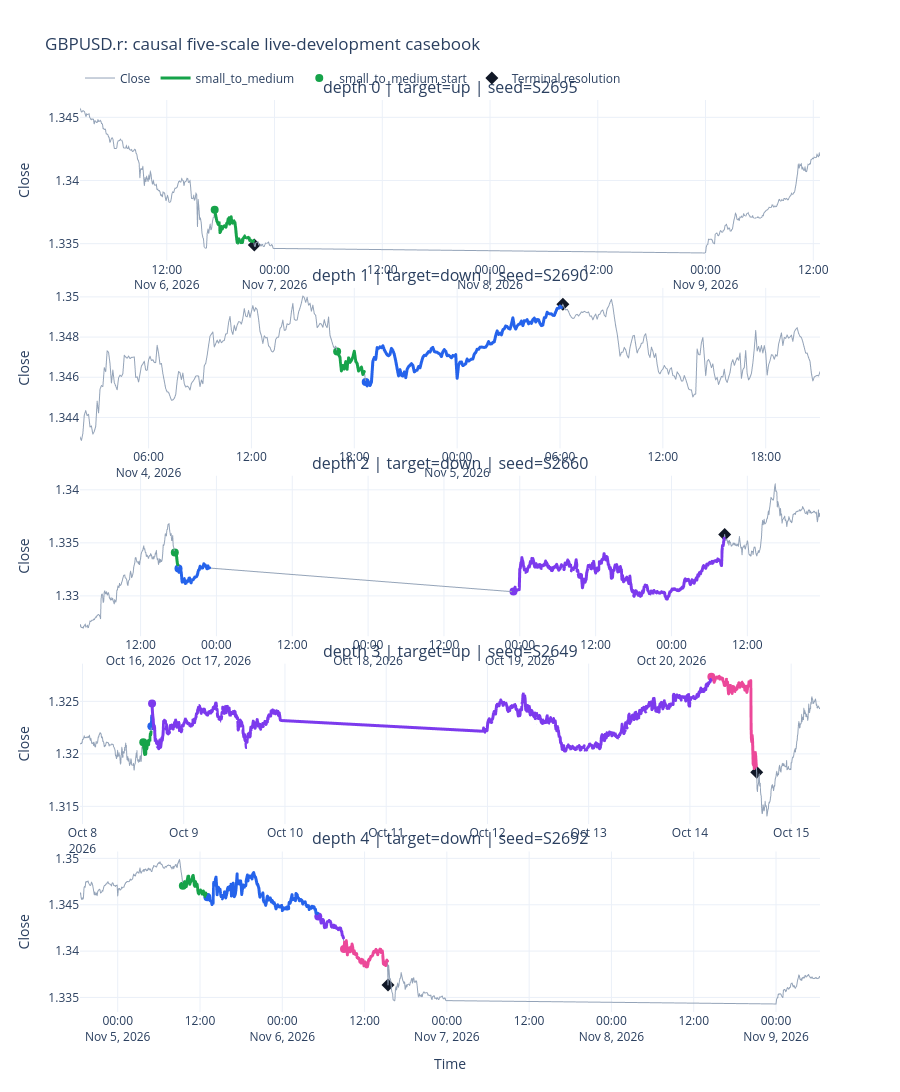

Write notebook code for a chart like this one.
### Code cell
def plot_live_casebook(
    close: pd.Series, panel: pd.DataFrame, examples: pd.DataFrame, stages: pd.DataFrame
) -> go.Figure:
    figure = make_subplots(
        rows=len(examples),
        cols=1,
        vertical_spacing=min(0.04, 0.15 / len(examples)),
        subplot_titles=[
            f"depth {int(example.terminal_depth)} | target={example.target_mode} | seed={example.lineage_id}"
            for example in examples.itertuples(index=False)
        ],
    )

    for row_number, example in enumerate(examples.itertuples(index=False), start=1):
        window_start = max(0, int(example.seed_position) - CASEBOOK_BARS_BEFORE)
        window_end = min(len(close), int(example.terminal_position) + CASEBOOK_BARS_AFTER + 1)
        price_window = close.iloc[window_start:window_end]
        lineage_path = panel.loc[panel["lineage_id"].eq(example.lineage_id)]
        lineage_stages = stages.loc[stages["lineage_id"].eq(example.lineage_id)].sort_values("stage_order")

        figure.add_trace(go.Scattergl(
            x=price_window.index,
            y=price_window.to_numpy(),
            mode="lines",
            name="Close",
            legendgroup="close",
            showlegend=row_number == 1,
            line={"color": "#94a3b8", "width": 1.0},
            hovertemplate="time=%{x}<br>close=%{y:.5f}<extra></extra>",
        ), row=row_number, col=1)

        for stage, stage_path in lineage_path.groupby("stage", sort=False):
            figure.add_trace(go.Scattergl(
                x=stage_path["time"],
                y=stage_path["price"],
                mode="lines",
                name=stage,
                legendgroup=stage,
                showlegend=row_number == 1,
                line={"color": stage_colors[stage], "width": 3.0},
                customdata=stage_path[[
                    "elapsed_bars", "target_progress", "lower_r_live",
                    "direction_boundaries", "outer_agreement_breadth",
                    "sub_lower_dccs", "lineage_age_bars",
                ]].to_numpy(),
                hovertemplate=(
                    f"{stage}<br>time=%{{x}}<br>close=%{{y:.5f}}<br>"
                    "elapsed=%{customdata[0]:.0f}<br>progress=%{customdata[1]:.2%}<br>"
                    "live lower R=%{customdata[2]:.3e}<br>"
                    "boundaries=%{customdata[3]:.0f}<br>"
                    "outer breadth=%{customdata[4]:.0f}<br>"
                    "DCCs below lower clock=%{customdata[5]:.0f}<br>"
                    "lineage age=%{customdata[6]:.0f}<extra></extra>"
                ),
            ), row=row_number, col=1)

        for stage_row in lineage_stages.itertuples(index=False):
            marker_time = stage_row.start_time
            marker_price = close.iloc[int(stage_row.start_position)]
            figure.add_trace(go.Scatter(
                x=[marker_time],
                y=[marker_price],
                mode="markers",
                name=f"{stage_row.stage} start",
                legendgroup=f"{stage_row.stage}_start",
                showlegend=row_number == 1,
                marker={"color": stage_colors[stage_row.stage], "size": 8, "symbol": "circle"},
                hovertemplate=(
                    f"{stage_row.stage} start<br>time=%{{x}}<br>"
                    "price=%{y:.5f}<extra></extra>"
                ),
            ), row=row_number, col=1)

        terminal_price = close.iloc[int(example.terminal_position)]
        figure.add_trace(go.Scatter(
            x=[example.terminal_time],
            y=[terminal_price],
            mode="markers",
            name="Terminal resolution",
            legendgroup="terminal",
            showlegend=row_number == 1,
            marker={"color": "#111827", "size": 10, "symbol": "diamond"},
            hovertemplate="terminal resolution<br>time=%{x}<br>price=%{y:.5f}<extra></extra>",
        ), row=row_number, col=1)
        figure.update_yaxes(title_text="Close", row=row_number, col=1)

    figure.update_layout(
        title=f"{SYMBOL}: causal five-scale live-development casebook",
        template="plotly_white",
        height=max(1000, 330 * len(examples)),
        hovermode="closest",
        legend={"orientation": "h", "y": 1.04, "x": 0.0},
    )
    figure.update_xaxes(title="Time", row=len(examples), col=1)
    return figure


plot_live_casebook(prices, live_panel, casebook_lineages, strict_clean_stages).show()

### Figure 1 — Plotly figure (JSON) as saved in the notebook; plotly's stock layout.template omitted (floating-point values rounded to 4 significant figures; data arrays with more than 128 entries replaced by an {"elided": "..."} marker saying what was removed)
{"data": [{"hovertemplate": "time=%{x}<br>close=%{y:.5f}<extra></extra>", "legendgroup": "close", "line": {"color": "#94a3b8", "width": 1.0}, "mode": "lines", "name": "Close", "showlegend": true, "type": "scattergl", "x": {"elided": "414 str values"}, "xaxis": "x", "y": {"elided": "414 float values"}, "yaxis": "y"}, {"customdata": {"elided": "53x7 float values"}, "hovertemplate": "small_to_medium<br>time=%{x}<br>close=%{y:.5f}<br>elapsed=%{customdata[0]:.0f}<br>progress=%{customdata[1]:.2%}<br>live lower R=%{customdata[2]:.3e}<br>boundaries=%{customdata[3]:.0f}<br>outer breadth=%{customdata[4]:.0f}<br>DCCs below lower clock=%{customdata[5]:.0f}<br>lineage age=%{customdata[6]:.0f}<extra></extra>", "legendgroup": "small_to_medium", "line": {"color": "#16a34a", "width": 3.0}, "mode": "lines", "name": "small_to_medium", "showlegend": true, "type": "scattergl", "x": ["2026-11-06T17:20:00.000000", "2026-11-06T17:25:00.000000", "2026-11-06T17:30:00.000000", "2026-11-06T17:35:00.000000", "2026-11-06T17:40:00.000000", "2026-11-06T17:45:00.000000", "2026-11-06T17:50:00.000000", "2026-11-06T17:55:00.000000", "2026-11-06T18:00:00.000000", "2026-11-06T18:05:00.000000", "2026-11-06T18:10:00.000000", "2026-11-06T18:15:00.000000", "2026-11-06T18:20:00.000000", "2026-11-06T18:25:00.000000", "2026-11-06T18:30:00.000000", "2026-11-06T18:35:00.000000", "2026-11-06T18:40:00.000000", "2026-11-06T18:45:00.000000", "2026-11-06T18:50:00.000000", "2026-11-06T18:55:00.000000", "2026-11-06T19:00:00.000000", "2026-11-06T19:05:00.000000", "2026-11-06T19:10:00.000000", "2026-11-06T19:15:00.000000", "2026-11-06T19:20:00.000000", "2026-11-06T19:25:00.000000", "2026-11-06T19:30:00.000000", "2026-11-06T19:35:00.000000", "2026-11-06T19:40:00.000000", "2026-11-06T19:45:00.000000", "2026-11-06T19:50:00.000000", "2026-11-06T19:55:00.000000", "2026-11-06T20:00:00.000000", "2026-11-06T20:05:00.000000", "2026-11-06T20:10:00.000000", "2026-11-06T20:15:00.000000", "2026-11-06T20:20:00.000000", "2026-11-06T20:25:00.000000", "2026-11-06T20:30:00.000000", "2026-11-06T20:35:00.000000", "2026-11-06T20:40:00.000000", "2026-11-06T20:45:00.000000", "2026-11-06T20:50:00.000000", "2026-11-06T20:55:00.000000", "2026-11-06T21:00:00.000000", "2026-11-06T21:05:00.000000", "2026-11-06T21:10:00.000000", "2026-11-06T21:15:00.000000", "2026-11-06T21:20:00.000000", "2026-11-06T21:25:00.000000", "2026-11-06T21:30:00.000000", "2026-11-06T21:35:00.000000", "2026-11-06T21:40:00.000000"], "xaxis": "x", "y": [1.338, 1.337, 1.337, 1.337, 1.337, 1.337, 1.337, 1.336, 1.336, 1.336, 1.336, 1.336, 1.336, 1.336, 1.336, 1.336, 1.337, 1.337, 1.337, 1.337, 1.337, 1.337, 1.337, 1.337, 1.337, 1.337, 1.337, 1.337, 1.336, 1.336, 1.335, 1.335, 1.335, 1.335, 1.335, 1.335, 1.335, 1.335, 1.335, 1.336, 1.336, 1.335, 1.336, 1.335, 1.336, 1.336, 1.335, 1.335, 1.335, 1.335, 1.335, 1.335, 1.335], "yaxis": "y"}, {"hovertemplate": "small_to_medium start<br>time=%{x}<br>price=%{y:.5f}<extra></extra>", "legendgroup": "small_to_medium_start", "marker": {"color": "#16a34a", "size": 8, "symbol": "circle"}, "mode": "markers", "name": "small_to_medium start", "showlegend": true, "type": "scatter", "x": ["2026-11-06T17:20:00+02:00"], "xaxis": "x", "y": [1.338], "yaxis": "y"}, {"hovertemplate": "terminal resolution<br>time=%{x}<br>price=%{y:.5f}<extra></extra>", "legendgroup": "terminal", "marker": {"color": "#111827", "size": 10, "symbol": "diamond"}, "mode": "markers", "name": "Terminal resolution", "showlegend": true, "type": "scatter", "x": ["2026-11-06T21:45:00+02:00"], "xaxis": "x", "y": [1.335], "yaxis": "y"}, {"hovertemplate": "time=%{x}<br>close=%{y:.5f}<extra></extra>", "legendgroup": "close", "line": {"color": "#94a3b8", "width": 1.0}, "mode": "lines", "name": "Close", "showlegend": false, "type": "scattergl", "x": {"elided": "519 str values"}, "xaxis": "x2", "y": {"elided": "519 float values"}, "yaxis": "y2"}, {"customdata": {"elided": "20x7 float values"}, "hovertemplate": "small_to_medium<br>time=%{x}<br>close=%{y:.5f}<br>elapsed=%{customdata[0]:.0f}<br>progress=%{customdata[1]:.2%}<br>live lower R=%{customdata[2]:.3e}<br>boundaries=%{customdata[3]:.0f}<br>outer breadth=%{customdata[4]:.0f}<br>DCCs below lower clock=%{customdata[5]:.0f}<br>lineage age=%{customdata[6]:.0f}<extra></extra>", "legendgroup": "small_to_medium", "line": {"color": "#16a34a", "width": 3.0}, "mode": "lines", "name": "small_to_medium", "showlegend": false, "type": "scattergl", "x": ["2026-11-04T17:00:00.000000", "2026-11-04T17:05:00.000000", "2026-11-04T17:10:00.000000", "2026-11-04T17:15:00.000000", "2026-11-04T17:20:00.000000", "2026-11-04T17:25:00.000000", "2026-11-04T17:30:00.000000", "2026-11-04T17:35:00.000000", "2026-11-04T17:40:00.000000", "2026-11-04T17:45:00.000000", "2026-11-04T17:50:00.000000", "2026-11-04T17:55:00.000000", "2026-11-04T18:00:00.000000", "2026-11-04T18:05:00.000000", "2026-11-04T18:10:00.000000", "2026-11-04T18:15:00.000000", "2026-11-04T18:20:00.000000", "2026-11-04T18:25:00.000000", "2026-11-04T18:30:00.000000", "2026-11-04T18:35:00.000000"], "xaxis": "x2", "y": [1.347, 1.347, 1.347, 1.346, 1.347, 1.346, 1.347, 1.346, 1.347, 1.347, 1.347, 1.347, 1.347, 1.347, 1.347, 1.346, 1.346, 1.347, 1.346, 1.346], "yaxis": "y2"}, {"customdata": {"elided": "138x7 float values"}, "hovertemplate": "medium_to_large<br>time=%{x}<br>close=%{y:.5f}<br>elapsed=%{customdata[0]:.0f}<br>progress=%{customdata[1]:.2%}<br>live lower R=%{customdata[2]:.3e}<br>boundaries=%{customdata[3]:.0f}<br>outer breadth=%{customdata[4]:.0f}<br>DCCs below lower clock=%{customdata[5]:.0f}<br>lineage age=%{customdata[6]:.0f}<extra></extra>", "legendgroup": "medium_to_large", "line": {"color": "#2563eb", "width": 3.0}, "mode": "lines", "name": "medium_to_large", "showlegend": false, "type": "scattergl", "x": {"elided": "138 str values"}, "xaxis": "x2", "y": {"elided": "138 float values"}, "yaxis": "y2"}, {"hovertemplate": "small_to_medium start<br>time=%{x}<br>price=%{y:.5f}<extra></extra>", "legendgroup": "small_to_medium_start", "marker": {"color": "#16a34a", "size": 8, "symbol": "circle"}, "mode": "markers", "name": "small_to_medium start", "showlegend": false, "type": "scatter", "x": ["2026-11-04T17:00:00+02:00"], "xaxis": "x2", "y": [1.347], "yaxis": "y2"}, {"hovertemplate": "medium_to_large start<br>time=%{x}<br>price=%{y:.5f}<extra></extra>", "legendgroup": "medium_to_large_start", "marker": {"color": "#2563eb", "size": 8, "symbol": "circle"}, "mode": "markers", "name": "medium_to_large start", "showlegend": false, "type": "scatter", "x": ["2026-11-04T18:40:00+02:00"], "xaxis": "x2", "y": [1.346], "yaxis": "y2"}, {"hovertemplate": "terminal resolution<br>time=%{x}<br>price=%{y:.5f}<extra></extra>", "legendgroup": "terminal", "marker": {"color": "#111827", "size": 10, "symbol": "diamond"}, "mode": "markers", "name": "Terminal resolution", "showlegend": false, "type": "scatter", "x": ["2026-11-05T06:10:00+02:00"], "xaxis": "x2", "y": [1.35], "yaxis": "y2"}, {"hovertemplate": "time=%{x}<br>close=%{y:.5f}<extra></extra>", "legendgroup": "close", "line": {"color": "#94a3b8", "width": 1.0}, "mode": "lines", "name": "Close", "showlegend": false, "type": "scattergl", "x": {"elided": "829 str values"}, "xaxis": "x3", "y": {"elided": "829 float values"}, "yaxis": "y3"}, {"customdata": [[0.0, 0.6807, 0.0001857, 1.0, 4.0, 0.0, 0.0], [1.0, 0.6857, 0.0001714, 1.0, 4.0, 0.0, 1.0], [2.0, 0.6957, 0.0001605, 1.0, 4.0, 0.0, 2.0], [3.0, 0.7281, 0.000156, 1.0, 4.0, 0.0, 3.0], [4.0, 0.8378, 0.0001676, 1.0, 4.0, 0.0, 4.0], [5.0, 0.9475, 0.0001777, 1.0, 4.0, 0.0, 5.0], [6.0, 0.9675, 0.0001707, 1.0, 4.0, 0.0, 6.0]], "hovertemplate": "small_to_medium<br>time=%{x}<br>close=%{y:.5f}<br>elapsed=%{customdata[0]:.0f}<br>progress=%{customdata[1]:.2%}<br>live lower R=%{customdata[2]:.3e}<br>boundaries=%{customdata[3]:.0f}<br>outer breadth=%{customdata[4]:.0f}<br>DCCs below lower clock=%{customdata[5]:.0f}<br>lineage age=%{customdata[6]:.0f}<extra></extra>", "legendgroup": "small_to_medium", "line": {"color": "#16a34a", "width": 3.0}, "mode": "lines", "name": "small_to_medium", "showlegend": false, "type": "scattergl", "x": ["2026-10-16T17:25:00.000000", "2026-10-16T17:30:00.000000", "2026-10-16T17:35:00.000000", "2026-10-16T17:40:00.000000", "2026-10-16T17:45:00.000000", "2026-10-16T17:50:00.000000", "2026-10-16T17:55:00.000000"], "xaxis": "x3", "y": [1.334, 1.334, 1.334, 1.334, 1.333, 1.333, 1.333], "yaxis": "y3"}, {"customdata": {"elided": "60x7 float values"}, "hovertemplate": "medium_to_large<br>time=%{x}<br>close=%{y:.5f}<br>elapsed=%{customdata[0]:.0f}<br>progress=%{customdata[1]:.2%}<br>live lower R=%{customdata[2]:.3e}<br>boundaries=%{customdata[3]:.0f}<br>outer breadth=%{customdata[4]:.0f}<br>DCCs below lower clock=%{customdata[5]:.0f}<br>lineage age=%{customdata[6]:.0f}<extra></extra>", "legendgroup": "medium_to_large", "line": {"color": "#2563eb", "width": 3.0}, "mode": "lines", "name": "medium_to_large", "showlegend": false, "type": "scattergl", "x": ["2026-10-16T18:00:00.000000", "2026-10-16T18:05:00.000000", "2026-10-16T18:10:00.000000", "2026-10-16T18:15:00.000000", "2026-10-16T18:20:00.000000", "2026-10-16T18:25:00.000000", "2026-10-16T18:30:00.000000", "2026-10-16T18:35:00.000000", "2026-10-16T18:40:00.000000", "2026-10-16T18:45:00.000000", "2026-10-16T18:50:00.000000", "2026-10-16T18:55:00.000000", "2026-10-16T19:00:00.000000", "2026-10-16T19:05:00.000000", "2026-10-16T19:10:00.000000", "2026-10-16T19:15:00.000000", "2026-10-16T19:20:00.000000", "2026-10-16T19:25:00.000000", "2026-10-16T19:30:00.000000", "2026-10-16T19:35:00.000000", "2026-10-16T19:40:00.000000", "2026-10-16T19:45:00.000000", "2026-10-16T19:50:00.000000", "2026-10-16T19:55:00.000000", "2026-10-16T20:00:00.000000", "2026-10-16T20:05:00.000000", "2026-10-16T20:10:00.000000", "2026-10-16T20:15:00.000000", "2026-10-16T20:20:00.000000", "2026-10-16T20:25:00.000000", "2026-10-16T20:30:00.000000", "2026-10-16T20:35:00.000000", "2026-10-16T20:40:00.000000", "2026-10-16T20:45:00.000000", "2026-10-16T20:50:00.000000", "2026-10-16T20:55:00.000000", "2026-10-16T21:00:00.000000", "2026-10-16T21:05:00.000000", "2026-10-16T21:10:00.000000", "2026-10-16T21:15:00.000000", "2026-10-16T21:20:00.000000", "2026-10-16T21:25:00.000000", "2026-10-16T21:30:00.000000", "2026-10-16T21:35:00.000000", "2026-10-16T21:40:00.000000", "2026-10-16T21:45:00.000000", "2026-10-16T21:50:00.000000", "2026-10-16T21:55:00.000000", "2026-10-16T22:00:00.000000", "2026-10-16T22:05:00.000000", "2026-10-16T22:10:00.000000", "2026-10-16T22:15:00.000000", "2026-10-16T22:20:00.000000", "2026-10-16T22:25:00.000000", "2026-10-16T22:30:00.000000", "2026-10-16T22:35:00.000000", "2026-10-16T22:40:00.000000", "2026-10-16T22:45:00.000000", "2026-10-16T22:50:00.000000", "2026-10-16T22:55:00.000000"], "xaxis": "x3", "y": [1.333, 1.332, 1.332, 1.332, 1.332, 1.332, 1.332, 1.331, 1.331, 1.331, 1.332, 1.332, 1.331, 1.331, 1.331, 1.331, 1.331, 1.331, 1.331, 1.332, 1.332, 1.332, 1.332, 1.331, 1.331, 1.332, 1.332, 1.332, 1.332, 1.332, 1.332, 1.332, 1.332, 1.332, 1.332, 1.332, 1.332, 1.332, 1.332, 1.332, 1.333, 1.333, 1.333, 1.333, 1.333, 1.333, 1.333, 1.333, 1.333, 1.333, 1.333, 1.333, 1.333, 1.333, 1.333, 1.333, 1.333, 1.333, 1.333, 1.333], "yaxis": "y3"}, {"customdata": {"elided": "401x7 float values"}, "hovertemplate": "large_to_macro<br>time=%{x}<br>close=%{y:.5f}<br>elapsed=%{customdata[0]:.0f}<br>progress=%{customdata[1]:.2%}<br>live lower R=%{customdata[2]:.3e}<br>boundaries=%{customdata[3]:.0f}<br>outer breadth=%{customdata[4]:.0f}<br>DCCs below lower clock=%{customdata[5]:.0f}<br>lineage age=%{customdata[6]:.0f}<extra></extra>", "legendgroup": "large_to_macro", "line": {"color": "#7c3aed", "width": 3.0}, "mode": "lines", "name": "large_to_macro", "showlegend": false, "type": "scattergl", "x": {"elided": "401 str values"}, "xaxis": "x3", "y": {"elided": "401 float values"}, "yaxis": "y3"}, {"hovertemplate": "small_to_medium start<br>time=%{x}<br>price=%{y:.5f}<extra></extra>", "legendgroup": "small_to_medium_start", "marker": {"color": "#16a34a", "size": 8, "symbol": "circle"}, "mode": "markers", "name": "small_to_medium start", "showlegend": false, "type": "scatter", "x": ["2026-10-16T17:25:00+02:00"], "xaxis": "x3", "y": [1.334], "yaxis": "y3"}, {"hovertemplate": "medium_to_large start<br>time=%{x}<br>price=%{y:.5f}<extra></extra>", "legendgroup": "medium_to_large_start", "marker": {"color": "#2563eb", "size": 8, "symbol": "circle"}, "mode": "markers", "name": "medium_to_large start", "showlegend": false, "type": "scatter", "x": ["2026-10-16T18:00:00+02:00"], "xaxis": "x3", "y": [1.333], "yaxis": "y3"}, {"hovertemplate": "large_to_macro start<br>time=%{x}<br>price=%{y:.5f}<extra></extra>", "legendgroup": "large_to_macro_start", "marker": {"color": "#7c3aed", "size": 8, "symbol": "circle"}, "mode": "markers", "name": "large_to_macro start", "showlegend": false, "type": "scatter", "x": ["2026-10-18T23:00:00+02:00"], "xaxis": "x3", "y": [1.33], "yaxis": "y3"}, {"hovertemplate": "terminal resolution<br>time=%{x}<br>price=%{y:.5f}<extra></extra>", "legendgroup": "terminal", "marker": {"color": "#111827", "size": 10, "symbol": "diamond"}, "mode": "markers", "name": "Terminal resolution", "showlegend": false, "type": "scatter", "x": ["2026-10-20T08:25:00+02:00"], "xaxis": "x3", "y": [1.336], "yaxis": "y3"}, {"hovertemplate": "time=%{x}<br>close=%{y:.5f}<extra></extra>", "legendgroup": "close", "line": {"color": "#94a3b8", "width": 1.0}, "mode": "lines", "name": "Close", "showlegend": false, "type": "scattergl", "x": {"elided": "1530 str values"}, "xaxis": "x4", "y": {"elided": "1530 float values"}, "yaxis": "y4"}, {"customdata": {"elided": "23x7 float values"}, "hovertemplate": "small_to_medium<br>time=%{x}<br>close=%{y:.5f}<br>elapsed=%{customdata[0]:.0f}<br>progress=%{customdata[1]:.2%}<br>live lower R=%{customdata[2]:.3e}<br>boundaries=%{customdata[3]:.0f}<br>outer breadth=%{customdata[4]:.0f}<br>DCCs below lower clock=%{customdata[5]:.0f}<br>lineage age=%{customdata[6]:.0f}<extra></extra>", "legendgroup": "small_to_medium", "line": {"color": "#16a34a", "width": 3.0}, "mode": "lines", "name": "small_to_medium", "showlegend": false, "type": "scattergl", "x": ["2026-10-08T14:25:00.000000", "2026-10-08T14:30:00.000000", "2026-10-08T14:35:00.000000", "2026-10-08T14:40:00.000000", "2026-10-08T14:45:00.000000", "2026-10-08T14:50:00.000000", "2026-10-08T14:55:00.000000", "2026-10-08T15:00:00.000000", "2026-10-08T15:05:00.000000", "2026-10-08T15:10:00.000000", "2026-10-08T15:15:00.000000", "2026-10-08T15:20:00.000000", "2026-10-08T15:25:00.000000", "2026-10-08T15:30:00.000000", "2026-10-08T15:35:00.000000", "2026-10-08T15:40:00.000000", "2026-10-08T15:45:00.000000", "2026-10-08T15:50:00.000000", "2026-10-08T15:55:00.000000", "2026-10-08T16:00:00.000000", "2026-10-08T16:05:00.000000", "2026-10-08T16:10:00.000000", "2026-10-08T16:15:00.000000"], "xaxis": "x4", "y": [1.321, 1.321, 1.321, 1.32, 1.32, 1.32, 1.32, 1.32, 1.321, 1.321, 1.32, 1.321, 1.321, 1.321, 1.321, 1.321, 1.321, 1.321, 1.321, 1.321, 1.322, 1.322, 1.322], "yaxis": "y4"}, {"customdata": [[0.0, 0.7062, 6.486e-05, 1.0, 3.0, 0.0, 23.0], [1.0, 0.8731, 7.858e-05, 1.0, 3.0, 0.0, 24.0]], "hovertemplate": "medium_to_large<br>time=%{x}<br>close=%{y:.5f}<br>elapsed=%{customdata[0]:.0f}<br>progress=%{customdata[1]:.2%}<br>live lower R=%{customdata[2]:.3e}<br>boundaries=%{customdata[3]:.0f}<br>outer breadth=%{customdata[4]:.0f}<br>DCCs below lower clock=%{customdata[5]:.0f}<br>lineage age=%{customdata[6]:.0f}<extra></extra>", "legendgroup": "medium_to_large", "line": {"color": "#2563eb", "width": 3.0}, "mode": "lines", "name": "medium_to_large", "showlegend": false, "type": "scattergl", "x": ["2026-10-08T16:20:00.000000", "2026-10-08T16:25:00.000000"], "xaxis": "x4", "y": [1.323, 1.324], "yaxis": "y4"}, {"customdata": {"elided": "1015x7 float values"}, "hovertemplate": "large_to_macro<br>time=%{x}<br>close=%{y:.5f}<br>elapsed=%{customdata[0]:.0f}<br>progress=%{customdata[1]:.2%}<br>live lower R=%{customdata[2]:.3e}<br>boundaries=%{customdata[3]:.0f}<br>outer breadth=%{customdata[4]:.0f}<br>DCCs below lower clock=%{customdata[5]:.0f}<br>lineage age=%{customdata[6]:.0f}<extra></extra>", "legendgroup": "large_to_macro", "line": {"color": "#7c3aed", "width": 3.0}, "mode": "lines", "name": "large_to_macro", "showlegend": false, "type": "scattergl", "x": {"elided": "1015 str values"}, "xaxis": "x4", "y": {"elided": "1015 float values"}, "yaxis": "y4"}, {"customdata": {"elided": "129x7 float values"}, "hovertemplate": "macro_to_outer<br>time=%{x}<br>close=%{y:.5f}<br>elapsed=%{customdata[0]:.0f}<br>progress=%{customdata[1]:.2%}<br>live lower R=%{customdata[2]:.3e}<br>boundaries=%{customdata[3]:.0f}<br>outer breadth=%{customdata[4]:.0f}<br>DCCs below lower clock=%{customdata[5]:.0f}<br>lineage age=%{customdata[6]:.0f}<extra></extra>", "legendgroup": "macro_to_outer", "line": {"color": "#ec4899", "width": 3.0}, "mode": "lines", "name": "macro_to_outer", "showlegend": false, "type": "scattergl", "x": {"elided": "129 str values"}, "xaxis": "x4", "y": {"elided": "129 float values"}, "yaxis": "y4"}, {"hovertemplate": "small_to_medium start<br>time=%{x}<br>price=%{y:.5f}<extra></extra>", "legendgroup": "small_to_medium_start", "marker": {"color": "#16a34a", "size": 8, "symbol": "circle"}, "mode": "markers", "name": "small_to_medium start", "showlegend": false, "type": "scatter", "x": ["2026-10-08T14:25:00+02:00"], "xaxis": "x4", "y": [1.321], "yaxis": "y4"}, {"hovertemplate": "medium_to_large start<br>time=%{x}<br>price=%{y:.5f}<extra></extra>", "legendgroup": "medium_to_large_start", "marker": {"color": "#2563eb", "size": 8, "symbol": "circle"}, "mode": "markers", "name": "medium_to_large start", "showlegend": false, "type": "scatter", "x": ["2026-10-08T16:20:00+02:00"], "xaxis": "x4", "y": [1.323], "yaxis": "y4"}, {"hovertemplate": "large_to_macro start<br>time=%{x}<br>price=%{y:.5f}<extra></extra>", "legendgroup": "large_to_macro_start", "marker": {"color": "#7c3aed", "size": 8, "symbol": "circle"}, "mode": "markers", "name": "large_to_macro start", "showlegend": false, "type": "scatter", "x": ["2026-10-08T16:30:00+02:00"], "xaxis": "x4", "y": [1.325], "yaxis": "y4"}, {"hovertemplate": "macro_to_outer start<br>time=%{x}<br>price=%{y:.5f}<extra></extra>", "legendgroup": "macro_to_outer_start", "marker": {"color": "#ec4899", "size": 8, "symbol": "circle"}, "mode": "markers", "name": "macro_to_outer start", "showlegend": false, "type": "scatter", "x": ["2026-10-14T05:05:00+02:00"], "xaxis": "x4", "y": [1.327], "yaxis": "y4"}, {"hovertemplate": "terminal resolution<br>time=%{x}<br>price=%{y:.5f}<extra></extra>", "legendgroup": "terminal", "marker": {"color": "#111827", "size": 10, "symbol": "diamond"}, "mode": "markers", "name": "Terminal resolution", "showlegend": false, "type": "scatter", "x": ["2026-10-14T15:50:00+02:00"], "xaxis": "x4", "y": [1.318], "yaxis": "y4"}, {"hovertemplate": "time=%{x}<br>close=%{y:.5f}<extra></extra>", "legendgroup": "close", "line": {"color": "#94a3b8", "width": 1.0}, "mode": "lines", "name": "Close", "showlegend": false, "type": "scattergl", "x": {"elided": "720 str values"}, "xaxis": "x5", "y": {"elided": "720 float values"}, "yaxis": "y5"}, {"customdata": {"elided": "43x7 float values"}, "hovertemplate": "small_to_medium<br>time=%{x}<br>close=%{y:.5f}<br>elapsed=%{customdata[0]:.0f}<br>progress=%{customdata[1]:.2%}<br>live lower R=%{customdata[2]:.3e}<br>boundaries=%{customdata[3]:.0f}<br>outer breadth=%{customdata[4]:.0f}<br>DCCs below lower clock=%{customdata[5]:.0f}<br>lineage age=%{customdata[6]:.0f}<extra></extra>", "legendgroup": "small_to_medium", "line": {"color": "#16a34a", "width": 3.0}, "mode": "lines", "name": "small_to_medium", "showlegend": false, "type": "scattergl", "x": ["2026-11-05T09:30:00.000000", "2026-11-05T09:35:00.000000", "2026-11-05T09:40:00.000000", "2026-11-05T09:45:00.000000", "2026-11-05T09:50:00.000000", "2026-11-05T09:55:00.000000", "2026-11-05T10:00:00.000000", "2026-11-05T10:05:00.000000", "2026-11-05T10:10:00.000000", "2026-11-05T10:15:00.000000", "2026-11-05T10:20:00.000000", "2026-11-05T10:25:00.000000", "2026-11-05T10:30:00.000000", "2026-11-05T10:35:00.000000", "2026-11-05T10:40:00.000000", "2026-11-05T10:45:00.000000", "2026-11-05T10:50:00.000000", "2026-11-05T10:55:00.000000", "2026-11-05T11:00:00.000000", "2026-11-05T11:05:00.000000", "2026-11-05T11:10:00.000000", "2026-11-05T11:15:00.000000", "2026-11-05T11:20:00.000000", "2026-11-05T11:25:00.000000", "2026-11-05T11:30:00.000000", "2026-11-05T11:35:00.000000", "2026-11-05T11:40:00.000000", "2026-11-05T11:45:00.000000", "2026-11-05T11:50:00.000000", "2026-11-05T11:55:00.000000", "2026-11-05T12:00:00.000000", "2026-11-05T12:05:00.000000", "2026-11-05T12:10:00.000000", "2026-11-05T12:15:00.000000", "2026-11-05T12:20:00.000000", "2026-11-05T12:25:00.000000", "2026-11-05T12:30:00.000000", "2026-11-05T12:35:00.000000", "2026-11-05T12:40:00.000000", "2026-11-05T12:45:00.000000", "2026-11-05T12:50:00.000000", "2026-11-05T12:55:00.000000", "2026-11-05T13:00:00.000000"], "xaxis": "x5", "y": [1.347, 1.347, 1.347, 1.347, 1.347, 1.347, 1.347, 1.347, 1.348, 1.348, 1.348, 1.348, 1.347, 1.347, 1.347, 1.348, 1.348, 1.348, 1.348, 1.348, 1.347, 1.347, 1.347, 1.347, 1.347, 1.347, 1.347, 1.346, 1.346, 1.346, 1.346, 1.347, 1.346, 1.346, 1.346, 1.346, 1.346, 1.346, 1.346, 1.346, 1.346, 1.346, 1.346], "yaxis": "y5"}, {"customdata": {"elided": "194x7 float values"}, "hovertemplate": "medium_to_large<br>time=%{x}<br>close=%{y:.5f}<br>elapsed=%{customdata[0]:.0f}<br>progress=%{customdata[1]:.2%}<br>live lower R=%{customdata[2]:.3e}<br>boundaries=%{customdata[3]:.0f}<br>outer breadth=%{customdata[4]:.0f}<br>DCCs below lower clock=%{customdata[5]:.0f}<br>lineage age=%{customdata[6]:.0f}<extra></extra>", "legendgroup": "medium_to_large", "line": {"color": "#2563eb", "width": 3.0}, "mode": "lines", "name": "medium_to_large", "showlegend": false, "type": "scattergl", "x": {"elided": "194 str values"}, "xaxis": "x5", "y": {"elided": "194 float values"}, "yaxis": "y5"}, {"customdata": {"elided": "45x7 float values"}, "hovertemplate": "large_to_macro<br>time=%{x}<br>close=%{y:.5f}<br>elapsed=%{customdata[0]:.0f}<br>progress=%{customdata[1]:.2%}<br>live lower R=%{customdata[2]:.3e}<br>boundaries=%{customdata[3]:.0f}<br>outer breadth=%{customdata[4]:.0f}<br>DCCs below lower clock=%{customdata[5]:.0f}<br>lineage age=%{customdata[6]:.0f}<extra></extra>", "legendgroup": "large_to_macro", "line": {"color": "#7c3aed", "width": 3.0}, "mode": "lines", "name": "large_to_macro", "showlegend": false, "type": "scattergl", "x": ["2026-11-06T05:15:00.000000", "2026-11-06T05:20:00.000000", "2026-11-06T05:25:00.000000", "2026-11-06T05:30:00.000000", "2026-11-06T05:35:00.000000", "2026-11-06T05:40:00.000000", "2026-11-06T05:45:00.000000", "2026-11-06T05:50:00.000000", "2026-11-06T05:55:00.000000", "2026-11-06T06:00:00.000000", "2026-11-06T06:05:00.000000", "2026-11-06T06:10:00.000000", "2026-11-06T06:15:00.000000", "2026-11-06T06:20:00.000000", "2026-11-06T06:25:00.000000", "2026-11-06T06:30:00.000000", "2026-11-06T06:35:00.000000", "2026-11-06T06:40:00.000000", "2026-11-06T06:45:00.000000", "2026-11-06T06:50:00.000000", "2026-11-06T06:55:00.000000", "2026-11-06T07:00:00.000000", "2026-11-06T07:05:00.000000", "2026-11-06T07:10:00.000000", "2026-11-06T07:15:00.000000", "2026-11-06T07:20:00.000000", "2026-11-06T07:25:00.000000", "2026-11-06T07:30:00.000000", "2026-11-06T07:35:00.000000", "2026-11-06T07:40:00.000000", "2026-11-06T07:45:00.000000", "2026-11-06T07:50:00.000000", "2026-11-06T07:55:00.000000", "2026-11-06T08:00:00.000000", "2026-11-06T08:05:00.000000", "2026-11-06T08:10:00.000000", "2026-11-06T08:15:00.000000", "2026-11-06T08:20:00.000000", "2026-11-06T08:25:00.000000", "2026-11-06T08:30:00.000000", "2026-11-06T08:35:00.000000", "2026-11-06T08:40:00.000000", "2026-11-06T08:45:00.000000", "2026-11-06T08:50:00.000000", "2026-11-06T08:55:00.000000"], "xaxis": "x5", "y": [1.344, 1.344, 1.344, 1.344, 1.343, 1.343, 1.343, 1.343, 1.343, 1.343, 1.343, 1.343, 1.343, 1.343, 1.343, 1.343, 1.343, 1.343, 1.343, 1.343, 1.343, 1.343, 1.343, 1.343, 1.343, 1.343, 1.343, 1.343, 1.343, 1.343, 1.343, 1.343, 1.342, 1.342, 1.342, 1.342, 1.342, 1.342, 1.343, 1.342, 1.342, 1.342, 1.342, 1.342, 1.341], "yaxis": "y5"}, {"customdata": {"elided": "77x7 float values"}, "hovertemplate": "macro_to_outer<br>time=%{x}<br>close=%{y:.5f}<br>elapsed=%{customdata[0]:.0f}<br>progress=%{customdata[1]:.2%}<br>live lower R=%{customdata[2]:.3e}<br>boundaries=%{customdata[3]:.0f}<br>outer breadth=%{customdata[4]:.0f}<br>DCCs below lower clock=%{customdata[5]:.0f}<br>lineage age=%{customdata[6]:.0f}<extra></extra>", "legendgroup": "macro_to_outer", "line": {"color": "#ec4899", "width": 3.0}, "mode": "lines", "name": "macro_to_outer", "showlegend": false, "type": "scattergl", "x": ["2026-11-06T09:00:00.000000", "2026-11-06T09:05:00.000000", "2026-11-06T09:10:00.000000", "2026-11-06T09:15:00.000000", "2026-11-06T09:20:00.000000", "2026-11-06T09:25:00.000000", "2026-11-06T09:30:00.000000", "2026-11-06T09:35:00.000000", "2026-11-06T09:40:00.000000", "2026-11-06T09:45:00.000000", "2026-11-06T09:50:00.000000", "2026-11-06T09:55:00.000000", "2026-11-06T10:00:00.000000", "2026-11-06T10:05:00.000000", "2026-11-06T10:10:00.000000", "2026-11-06T10:15:00.000000", "2026-11-06T10:20:00.000000", "2026-11-06T10:25:00.000000", "2026-11-06T10:30:00.000000", "2026-11-06T10:35:00.000000", "2026-11-06T10:40:00.000000", "2026-11-06T10:45:00.000000", "2026-11-06T10:50:00.000000", "2026-11-06T10:55:00.000000", "2026-11-06T11:00:00.000000", "2026-11-06T11:05:00.000000", "2026-11-06T11:10:00.000000", "2026-11-06T11:15:00.000000", "2026-11-06T11:20:00.000000", "2026-11-06T11:25:00.000000", "2026-11-06T11:30:00.000000", "2026-11-06T11:35:00.000000", "2026-11-06T11:40:00.000000", "2026-11-06T11:45:00.000000", "2026-11-06T11:50:00.000000", "2026-11-06T11:55:00.000000", "2026-11-06T12:00:00.000000", "2026-11-06T12:05:00.000000", "2026-11-06T12:10:00.000000", "2026-11-06T12:15:00.000000", "2026-11-06T12:20:00.000000", "2026-11-06T12:25:00.000000", "2026-11-06T12:30:00.000000", "2026-11-06T12:35:00.000000", "2026-11-06T12:40:00.000000", "2026-11-06T12:45:00.000000", "2026-11-06T12:50:00.000000", "2026-11-06T12:55:00.000000", "2026-11-06T13:00:00.000000", "2026-11-06T13:05:00.000000", "2026-11-06T13:10:00.000000", "2026-11-06T13:15:00.000000", "2026-11-06T13:20:00.000000", "2026-11-06T13:25:00.000000", "2026-11-06T13:30:00.000000", "2026-11-06T13:35:00.000000", "2026-11-06T13:40:00.000000", "2026-11-06T13:45:00.000000", "2026-11-06T13:50:00.000000", "2026-11-06T13:55:00.000000", "2026-11-06T14:00:00.000000", "2026-11-06T14:05:00.000000", "2026-11-06T14:10:00.000000", "2026-11-06T14:15:00.000000", "2026-11-06T14:20:00.000000", "2026-11-06T14:25:00.000000", "2026-11-06T14:30:00.000000", "2026-11-06T14:35:00.000000", "2026-11-06T14:40:00.000000", "2026-11-06T14:45:00.000000", "2026-11-06T14:50:00.000000", "2026-11-06T14:55:00.000000", "2026-11-06T15:00:00.000000", "2026-11-06T15:05:00.000000", "2026-11-06T15:10:00.000000", "2026-11-06T15:15:00.000000", "2026-11-06T15:20:00.000000"], "xaxis": "x5", "y": [1.34, 1.341, 1.341, 1.341, 1.341, 1.34, 1.34, 1.34, 1.34, 1.34, 1.34, 1.34, 1.34, 1.34, 1.341, 1.341, 1.34, 1.34, 1.34, 1.34, 1.34, 1.34, 1.34, 1.339, 1.339, 1.339, 1.339, 1.339, 1.339, 1.339, 1.339, 1.339, 1.339, 1.339, 1.339, 1.338, 1.339, 1.339, 1.339, 1.338, 1.338, 1.338, 1.339, 1.339, 1.339, 1.339, 1.339, 1.339, 1.339, 1.339, 1.34, 1.34, 1.34, 1.34, 1.34, 1.34, 1.34, 1.34, 1.34, 1.34, 1.34, 1.34, 1.34, 1.34, 1.34, 1.34, 1.34, 1.34, 1.339, 1.339, 1.339, 1.339, 1.339, 1.338, 1.339, 1.339, 1.339], "yaxis": "y5"}, {"hovertemplate": "small_to_medium start<br>time=%{x}<br>price=%{y:.5f}<extra></extra>", "legendgroup": "small_to_medium_start", "marker": {"color": "#16a34a", "size": 8, "symbol": "circle"}, "mode": "markers", "name": "small_to_medium start", "showlegend": false, "type": "scatter", "x": ["2026-11-05T09:30:00+02:00"], "xaxis": "x5", "y": [1.347], "yaxis": "y5"}, {"hovertemplate": "medium_to_large start<br>time=%{x}<br>price=%{y:.5f}<extra></extra>", "legendgroup": "medium_to_large_start", "marker": {"color": "#2563eb", "size": 8, "symbol": "circle"}, "mode": "markers", "name": "medium_to_large start", "showlegend": false, "type": "scatter", "x": ["2026-11-05T13:05:00+02:00"], "xaxis": "x5", "y": [1.346], "yaxis": "y5"}, {"hovertemplate": "large_to_macro start<br>time=%{x}<br>price=%{y:.5f}<extra></extra>", "legendgroup": "large_to_macro_start", "marker": {"color": "#7c3aed", "size": 8, "symbol": "circle"}, "mode": "markers", "name": "large_to_macro start", "showlegend": false, "type": "scatter", "x": ["2026-11-06T05:15:00+02:00"], "xaxis": "x5", "y": [1.344], "yaxis": "y5"}, {"hovertemplate": "macro_to_outer start<br>time=%{x}<br>price=%{y:.5f}<extra></extra>", "legendgroup": "macro_to_outer_start", "marker": {"color": "#ec4899", "size": 8, "symbol": "circle"}, "mode": "markers", "name": "macro_to_outer start", "showlegend": false, "type": "scatter", "x": ["2026-11-06T09:00:00+02:00"], "xaxis": "x5", "y": [1.34], "yaxis": "y5"}, {"hovertemplate": "terminal resolution<br>time=%{x}<br>price=%{y:.5f}<extra></extra>", "legendgroup": "terminal", "marker": {"color": "#111827", "size": 10, "symbol": "diamond"}, "mode": "markers", "name": "Terminal resolution", "showlegend": false, "type": "scatter", "x": ["2026-11-06T15:25:00+02:00"], "xaxis": "x5", "y": [1.336], "yaxis": "y5"}], "layout": {"annotations": [{"font": {"size": 16}, "showarrow": false, "text": "depth 0 | target=up | seed=S2695", "x": 0.5, "xanchor": "center", "xref": "paper", "y": 1.0, "yanchor": "bottom", "yref": "paper"}, {"font": {"size": 16}, "showarrow": false, "text": "depth 1 | target=down | seed=S2690", "x": 0.5, "xanchor": "center", "xref": "paper", "y": 0.794, "yanchor": "bottom", "yref": "paper"}, {"font": {"size": 16}, "showarrow": false, "text": "depth 2 | target=down | seed=S2660", "x": 0.5, "xanchor": "center", "xref": "paper", "y": 0.588, "yanchor": "bottom", "yref": "paper"}, {"font": {"size": 16}, "showarrow": false, "text": "depth 3 | target=up | seed=S2649", "x": 0.5, "xanchor": "center", "xref": "paper", "y": 0.382, "yanchor": "bottom", "yref": "paper"}, {"font": {"size": 16}, "showarrow": false, "text": "depth 4 | target=down | seed=S2692", "x": 0.5, "xanchor": "center", "xref": "paper", "y": 0.176, "yanchor": "bottom", "yref": "paper"}], "height": 1650, "hovermode": "closest", "legend": {"orientation": "h", "x": 0.0, "y": 1.04}, "title": {"text": "GBPUSD.r: causal five-scale live-development casebook"}, "xaxis": {"anchor": "y", "domain": [0.0, 1.0]}, "xaxis2": {"anchor": "y2", "domain": [0.0, 1.0]}, "xaxis3": {"anchor": "y3", "domain": [0.0, 1.0]}, "xaxis4": {"anchor": "y4", "domain": [0.0, 1.0]}, "xaxis5": {"anchor": "y5", "domain": [0.0, 1.0], "title": {"text": "Time"}}, "yaxis": {"anchor": "x", "domain": [0.824, 1.0], "title": {"text": "Close"}}, "yaxis2": {"anchor": "x2", "domain": [0.618, 0.794], "title": {"text": "Close"}}, "yaxis3": {"anchor": "x3", "domain": [0.412, 0.588], "title": {"text": "Close"}}, "yaxis4": {"anchor": "x4", "domain": [0.206, 0.382], "title": {"text": "Close"}}, "yaxis5": {"anchor": "x5", "domain": [0.0, 0.176], "title": {"text": "Close"}}}}
